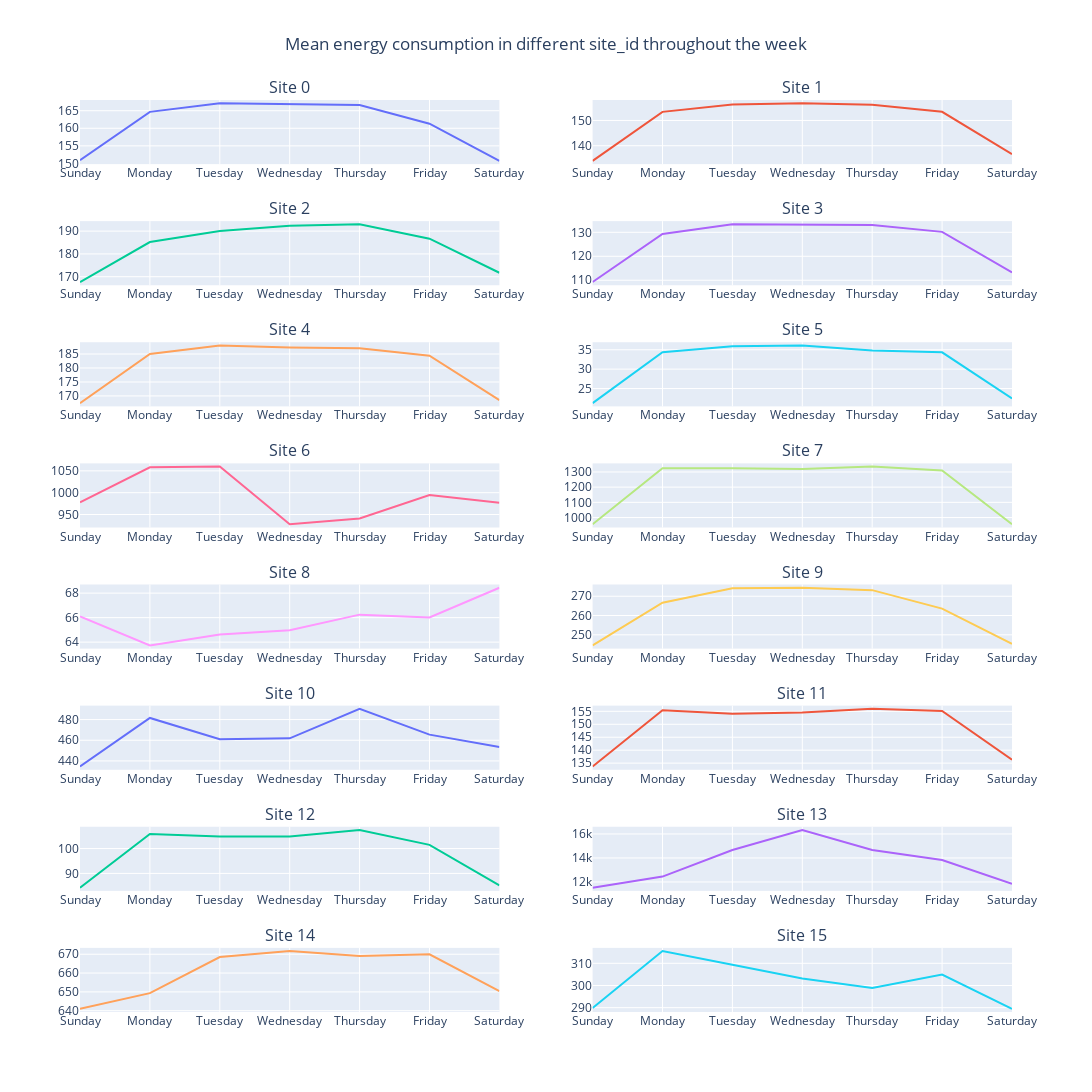

Notebook code cell kept with this figure:
### Markdown cell above
**Q3** - How would the Energy Consumption in a week for different site_id would look like ?

### Code cell
import plotly.graph_objects as go
import plotly.subplots as sp

df_subset = df[['site_id', 'timestamp', 'meter_reading']]

fig = sp.make_subplots(rows=8, cols=2, subplot_titles=[f"Site {site_id}" for site_id in range(16)])

desired_order = ['Sunday', 'Monday', 'Tuesday', 'Wednesday', 'Thursday', 'Friday', 'Saturday']

for i, site_id in enumerate(range(16)):
    site_data = df_subset[df_subset['site_id'] == site_id].copy()  # Make a copy of the DataFrame
    
    site_data.loc[:, 'day_of_week'] = site_data['timestamp'].dt.strftime('%A')  # Use .loc to modify the DataFrame
    
    daily_data = site_data.groupby('day_of_week')['meter_reading'].mean()
    daily_data = daily_data.reindex(desired_order)
    
    trace = go.Scatter(x=daily_data.index, y=daily_data, mode='lines', name='Energy Consumption')
    
    fig.add_trace(trace, row=(i // 2) + 1, col=(i % 2) + 1)

fig.update_layout(height=1200, width=1200, title='Mean energy consumption in different site_id throughout the week', showlegend=False,title_x=0.5,)

fig.show()

### Figure 1 — Plotly figure (JSON) as saved in the notebook; plotly's stock layout.template omitted (floating-point values rounded to 4 significant figures)
{"data": [{"mode": "lines", "name": "Energy Consumption", "type": "scatter", "x": ["Sunday", "Monday", "Tuesday", "Wednesday", "Thursday", "Friday", "Saturday"], "xaxis": "x", "y": [150.9, 164.7, 167.1, 166.9, 166.6, 161.3, 150.7], "yaxis": "y"}, {"mode": "lines", "name": "Energy Consumption", "type": "scatter", "x": ["Sunday", "Monday", "Tuesday", "Wednesday", "Thursday", "Friday", "Saturday"], "xaxis": "x2", "y": [134.0, 153.4, 156.3, 156.8, 156.3, 153.4, 136.7], "yaxis": "y2"}, {"mode": "lines", "name": "Energy Consumption", "type": "scatter", "x": ["Sunday", "Monday", "Tuesday", "Wednesday", "Thursday", "Friday", "Saturday"], "xaxis": "x3", "y": [167.7, 185.2, 190.1, 192.3, 193.0, 186.7, 171.7], "yaxis": "y3"}, {"mode": "lines", "name": "Energy Consumption", "type": "scatter", "x": ["Sunday", "Monday", "Tuesday", "Wednesday", "Thursday", "Friday", "Saturday"], "xaxis": "x4", "y": [109.3, 129.3, 133.3, 133.3, 133.0, 130.2, 113.2], "yaxis": "y4"}, {"mode": "lines", "name": "Energy Consumption", "type": "scatter", "x": ["Sunday", "Monday", "Tuesday", "Wednesday", "Thursday", "Friday", "Saturday"], "xaxis": "x5", "y": [167.4, 185.0, 188.1, 187.3, 187.1, 184.4, 168.5], "yaxis": "y5"}, {"mode": "lines", "name": "Energy Consumption", "type": "scatter", "x": ["Sunday", "Monday", "Tuesday", "Wednesday", "Thursday", "Friday", "Saturday"], "xaxis": "x6", "y": [21.23, 34.36, 35.93, 36.11, 34.81, 34.33, 22.43], "yaxis": "y6"}, {"mode": "lines", "name": "Energy Consumption", "type": "scatter", "x": ["Sunday", "Monday", "Tuesday", "Wednesday", "Thursday", "Friday", "Saturday"], "xaxis": "x7", "y": [977.9, 1058.0, 1060.0, 927.6, 941.0, 994.7, 976.8], "yaxis": "y7"}, {"mode": "lines", "name": "Energy Consumption", "type": "scatter", "x": ["Sunday", "Monday", "Tuesday", "Wednesday", "Thursday", "Friday", "Saturday"], "xaxis": "x8", "y": [955.6, 1324.0, 1324.0, 1320.0, 1335.0, 1310.0, 956.4], "yaxis": "y8"}, {"mode": "lines", "name": "Energy Consumption", "type": "scatter", "x": ["Sunday", "Monday", "Tuesday", "Wednesday", "Thursday", "Friday", "Saturday"], "xaxis": "x9", "y": [66.1, 63.73, 64.63, 64.97, 66.25, 66.02, 68.44], "yaxis": "y9"}, {"mode": "lines", "name": "Energy Consumption", "type": "scatter", "x": ["Sunday", "Monday", "Tuesday", "Wednesday", "Thursday", "Friday", "Saturday"], "xaxis": "x10", "y": [244.5, 266.6, 274.1, 274.4, 273.2, 263.6, 245.4], "yaxis": "y10"}, {"mode": "lines", "name": "Energy Consumption", "type": "scatter", "x": ["Sunday", "Monday", "Tuesday", "Wednesday", "Thursday", "Friday", "Saturday"], "xaxis": "x11", "y": [434.6, 481.6, 460.9, 461.9, 490.4, 465.4, 453.5], "yaxis": "y11"}, {"mode": "lines", "name": "Energy Consumption", "type": "scatter", "x": ["Sunday", "Monday", "Tuesday", "Wednesday", "Thursday", "Friday", "Saturday"], "xaxis": "x12", "y": [133.7, 155.4, 154.1, 154.6, 156.0, 155.2, 136.3], "yaxis": "y12"}, {"mode": "lines", "name": "Energy Consumption", "type": "scatter", "x": ["Sunday", "Monday", "Tuesday", "Wednesday", "Thursday", "Friday", "Saturday"], "xaxis": "x13", "y": [84.26, 105.9, 104.8, 104.9, 107.5, 101.5, 85.23], "yaxis": "y13"}, {"mode": "lines", "name": "Energy Consumption", "type": "scatter", "x": ["Sunday", "Monday", "Tuesday", "Wednesday", "Thursday", "Friday", "Saturday"], "xaxis": "x14", "y": [11520.0, 12450.0, 14660.0, 16330.0, 14670.0, 13830.0, 11850.0], "yaxis": "y14"}, {"mode": "lines", "name": "Energy Consumption", "type": "scatter", "x": ["Sunday", "Monday", "Tuesday", "Wednesday", "Thursday", "Friday", "Saturday"], "xaxis": "x15", "y": [641.0, 649.3, 668.5, 671.7, 669.0, 670.0, 650.4], "yaxis": "y15"}, {"mode": "lines", "name": "Energy Consumption", "type": "scatter", "x": ["Sunday", "Monday", "Tuesday", "Wednesday", "Thursday", "Friday", "Saturday"], "xaxis": "x16", "y": [289.9, 315.5, 309.3, 303.1, 298.9, 304.9, 289.5], "yaxis": "y16"}], "layout": {"annotations": [{"font": {"size": 16}, "showarrow": false, "text": "Site 0", "x": 0.225, "xanchor": "center", "xref": "paper", "y": 1, "yanchor": "bottom", "yref": "paper"}, {"font": {"size": 16}, "showarrow": false, "text": "Site 1", "x": 0.775, "xanchor": "center", "xref": "paper", "y": 1, "yanchor": "bottom", "yref": "paper"}, {"font": {"size": 16}, "showarrow": false, "text": "Site 2", "x": 0.225, "xanchor": "center", "xref": "paper", "y": 0.8672, "yanchor": "bottom", "yref": "paper"}, {"font": {"size": 16}, "showarrow": false, "text": "Site 3", "x": 0.775, "xanchor": "center", "xref": "paper", "y": 0.8672, "yanchor": "bottom", "yref": "paper"}, {"font": {"size": 16}, "showarrow": false, "text": "Site 4", "x": 0.225, "xanchor": "center", "xref": "paper", "y": 0.7344, "yanchor": "bottom", "yref": "paper"}, {"font": {"size": 16}, "showarrow": false, "text": "Site 5", "x": 0.775, "xanchor": "center", "xref": "paper", "y": 0.7344, "yanchor": "bottom", "yref": "paper"}, {"font": {"size": 16}, "showarrow": false, "text": "Site 6", "x": 0.225, "xanchor": "center", "xref": "paper", "y": 0.6016, "yanchor": "bottom", "yref": "paper"}, {"font": {"size": 16}, "showarrow": false, "text": "Site 7", "x": 0.775, "xanchor": "center", "xref": "paper", "y": 0.6016, "yanchor": "bottom", "yref": "paper"}, {"font": {"size": 16}, "showarrow": false, "text": "Site 8", "x": 0.225, "xanchor": "center", "xref": "paper", "y": 0.4688, "yanchor": "bottom", "yref": "paper"}, {"font": {"size": 16}, "showarrow": false, "text": "Site 9", "x": 0.775, "xanchor": "center", "xref": "paper", "y": 0.4688, "yanchor": "bottom", "yref": "paper"}, {"font": {"size": 16}, "showarrow": false, "text": "Site 10", "x": 0.225, "xanchor": "center", "xref": "paper", "y": 0.3359, "yanchor": "bottom", "yref": "paper"}, {"font": {"size": 16}, "showarrow": false, "text": "Site 11", "x": 0.775, "xanchor": "center", "xref": "paper", "y": 0.3359, "yanchor": "bottom", "yref": "paper"}, {"font": {"size": 16}, "showarrow": false, "text": "Site 12", "x": 0.225, "xanchor": "center", "xref": "paper", "y": 0.2031, "yanchor": "bottom", "yref": "paper"}, {"font": {"size": 16}, "showarrow": false, "text": "Site 13", "x": 0.775, "xanchor": "center", "xref": "paper", "y": 0.2031, "yanchor": "bottom", "yref": "paper"}, {"font": {"size": 16}, "showarrow": false, "text": "Site 14", "x": 0.225, "xanchor": "center", "xref": "paper", "y": 0.07031, "yanchor": "bottom", "yref": "paper"}, {"font": {"size": 16}, "showarrow": false, "text": "Site 15", "x": 0.775, "xanchor": "center", "xref": "paper", "y": 0.07031, "yanchor": "bottom", "yref": "paper"}], "height": 1200, "showlegend": false, "title": {"text": "Mean energy consumption in different site_id throughout the week", "x": 0.5}, "width": 1200, "xaxis": {"anchor": "y", "domain": [0, 0.45]}, "xaxis10": {"anchor": "y10", "domain": [0.55, 1]}, "xaxis11": {"anchor": "y11", "domain": [0, 0.45]}, "xaxis12": {"anchor": "y12", "domain": [0.55, 1]}, "xaxis13": {"anchor": "y13", "domain": [0, 0.45]}, "xaxis14": {"anchor": "y14", "domain": [0.55, 1]}, "xaxis15": {"anchor": "y15", "domain": [0, 0.45]}, "xaxis16": {"anchor": "y16", "domain": [0.55, 1]}, "xaxis2": {"anchor": "y2", "domain": [0.55, 1]}, "xaxis3": {"anchor": "y3", "domain": [0, 0.45]}, "xaxis4": {"anchor": "y4", "domain": [0.55, 1]}, "xaxis5": {"anchor": "y5", "domain": [0, 0.45]}, "xaxis6": {"anchor": "y6", "domain": [0.55, 1]}, "xaxis7": {"anchor": "y7", "domain": [0, 0.45]}, "xaxis8": {"anchor": "y8", "domain": [0.55, 1]}, "xaxis9": {"anchor": "y9", "domain": [0, 0.45]}, "yaxis": {"anchor": "x", "domain": [0.9297, 1]}, "yaxis10": {"anchor": "x10", "domain": [0.3984, 0.4688]}, "yaxis11": {"anchor": "x11", "domain": [0.2656, 0.3359]}, "yaxis12": {"anchor": "x12", "domain": [0.2656, 0.3359]}, "yaxis13": {"anchor": "x13", "domain": [0.1328, 0.2031]}, "yaxis14": {"anchor": "x14", "domain": [0.1328, 0.2031]}, "yaxis15": {"anchor": "x15", "domain": [0, 0.07031]}, "yaxis16": {"anchor": "x16", "domain": [0, 0.07031]}, "yaxis2": {"anchor": "x2", "domain": [0.9297, 1]}, "yaxis3": {"anchor": "x3", "domain": [0.7969, 0.8672]}, "yaxis4": {"anchor": "x4", "domain": [0.7969, 0.8672]}, "yaxis5": {"anchor": "x5", "domain": [0.6641, 0.7344]}, "yaxis6": {"anchor": "x6", "domain": [0.6641, 0.7344]}, "yaxis7": {"anchor": "x7", "domain": [0.5312, 0.6016]}, "yaxis8": {"anchor": "x8", "domain": [0.5312, 0.6016]}, "yaxis9": {"anchor": "x9", "domain": [0.3984, 0.4688]}}}
